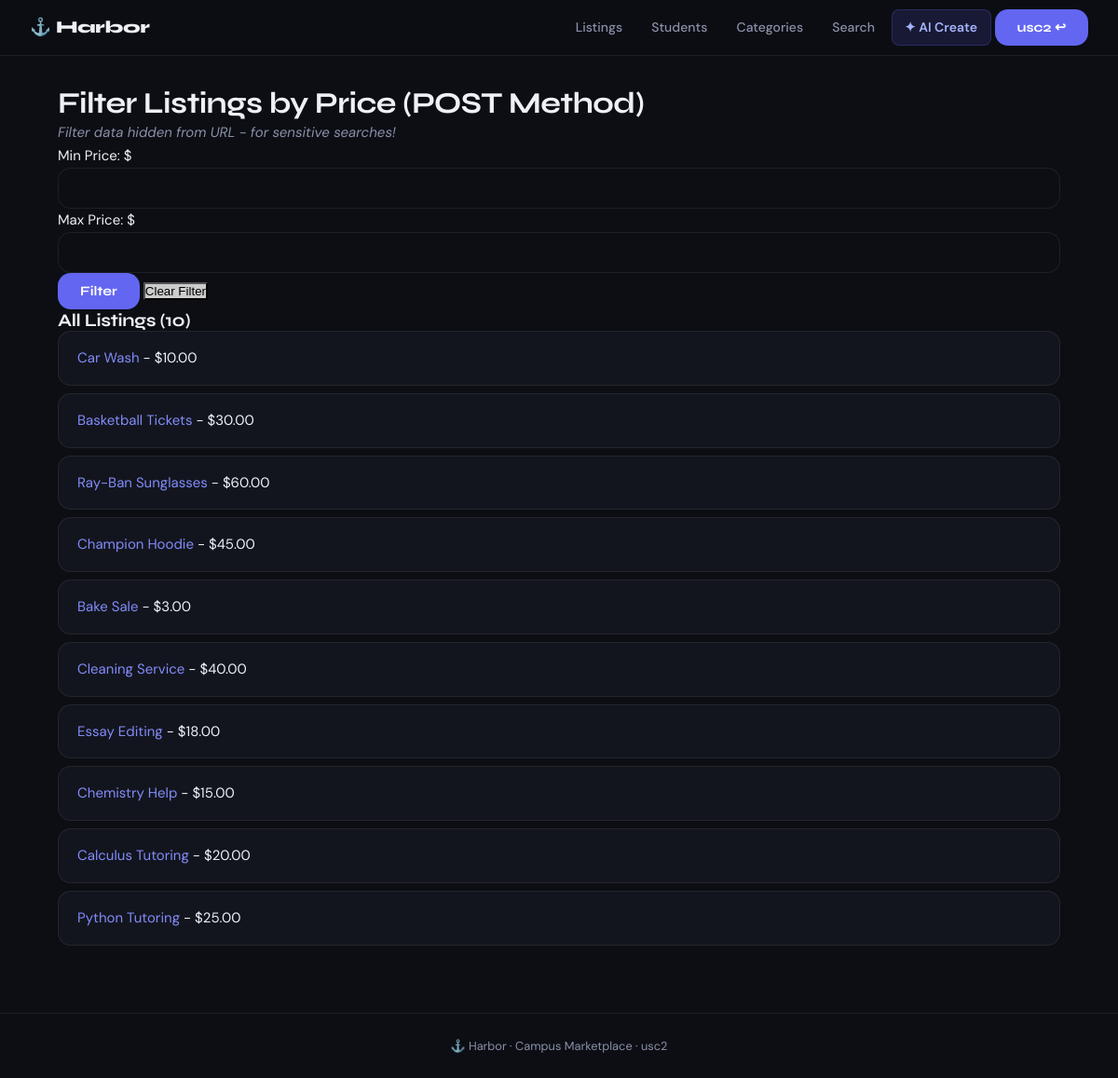
The page /filter/ (signed in) on the database its author committed.
### listings/models.py (models this page shows, shortened)
class Listing(models.Model):
    PAYMENT_METHODS = [
        ('VENMO', 'Venmo'),
        ('CASH', 'Cash'),
        ('PAYPAL', 'PayPal'),
        ('ZELLE', 'Zelle'),
    ]
    seller = models.ForeignKey(
        Student,
        on_delete=models.CASCADE,
        related_name='listings'
    )
    category = models.ForeignKey(
        Category,
        on_delete=models.PROTECT,
        related_name='listings'
    )
    title = models.CharField(max_length=200)
    description = models.TextField(max_length=1000)
    price = models.DecimalField(
        max_digits=10,
        decimal_places=2,
        null=True,
        blank=True,
        help_text="Price in USD (leave blank for free/donations)"
    )
    contact_method = models.CharField(max_length=200)
    accepted_payment = models.CharField(
        max_length=20,
        choices=PAYMENT_METHODS,
        default='VENMO'
    )
    is_active = models.BooleanField(default=True)
    created_at = models.DateTimeField(auto_now_add=True)
    updated_at = models.DateTimeField(auto_now=True)
    class Meta:
        ordering = ['-created_at']
        constraints = [
            models.UniqueConstraint(
                fields=['seller', 'title'],
                name='unique_listing_per_seller'
            )
        ]
    def get_absolute_url(self):
        from django.urls import reverse
        return reverse('listing_detail', args=[str(self.id)])

### listings/views.py (the view, shortened to what this page needs)
# urls.py: path('filter/', login_required(views.ListingFilterCBV.as_view()), name='listing_filter_cbv'),
class ListingFilterCBV(ListView):
    model = Listing
    template_name = 'listings/listing_filter.html'
    context_object_name = 'listings'
    def get_queryset(self):
        return Listing.objects.filter(is_active=True)

### listings/templates/listings/listing_filter.html (shortened to what this page needs)
{% extends "base.html" %}
{% block content %}
    <h2>Filter Listings by Price (POST Method)</h2>
    <p><em>Filter data hidden from URL - for sensitive searches!</em></p>
    <form method="POST" action="{% url 'listing_filter_cbv' %}">
        <label>Min Price: $</label>
        <input type="number" name="min_price" value="{{ min_price }}" step="0.01" min="0">
        <label>Max Price: $</label>
        <input type="number" name="max_price" value="{{ max_price }}" step="0.01" min="0">
        <button type="submit">Filter</button>
        <a href="{% url 'listing_filter_cbv' %}" style="text-decoration: none;">
            <button type="button" style="background-color: #ccc; color: black;">Clear Filter</button>
        </a>
    </form>
    {% if min_price or max_price %}
        <h3>Filtered Results ({{ listings.count }} found)</h3>
        <p>Price range: ${{ min_price|default:"0" }} - ${{ max_price|default:"∞" }}</p>
    {% else %}
        <h3>All Listings ({{ listings.count }})</h3>
    {% endif %}
    <ul>
    {% for listing in listings %}
        <li>
            <a href="{{ listing.get_absolute_url }}">{{ listing.title }}</a>
            - ${{ listing.price|default:"Free" }}
        </li>
    {% empty %}
        <li>No listings in this price range.</li>
    {% endfor %}
    </ul>
{% endblock %}

### listings/templates/base.html (shortened to what this page needs)
{% load static %}
<!DOCTYPE html>
<html lang="en">
<head>
    <link rel="stylesheet" href="{% static 'listings/css/styles.css' %}">
</head>
<body>
<nav class="navbar">
    <a href="{% url 'home' %}" class="nav-brand">⚓ Harbor</a>
    <div class="nav-links">
        {% if user.is_authenticated %}
            <a href="{% url 'listing_list' %}">Listings</a>
            <a href="{% url 'student_list' %}">Students</a>
            <a href="{% url 'category_list' %}">Categories</a>
            <a href="{% url 'listing_search_get' %}">Search</a>
            <a href="{% url 'create_local_ai' %}" class="nav-ai-btn">✦ AI Create</a>
            <form method="post" action="{% url 'account_logout' %}" class="logout-form">
                <button type="submit" class="nav-logout">{{ user.username }} ↩</button>
            </form>
        {% else %}
            <a href="{% url 'account_login' %}">Login</a>
            <a href="{% url 'account_signup' %}" class="nav-signup">Sign Up</a>
        {% endif %}
    </div>
</nav>
<main class="page-main">
    {% block content %}{% endblock %}
</main>
<footer class="site-footer">
    <p>⚓ Harbor · Campus Marketplace · {{ request.user.username|default:"" }}</p>
</footer>
</body>
</html>

### listings/static/listings/css/styles.css (style rules this page uses)
:root { --primary: #6366f1; --primary-dim: rgba(99,102,241,0.15); --accent: #818cf8; --secondary: #f472b6; --success: #34d399; --warning: #fbbf24; --danger: #f87171; --bg: #0c0e14; --bg-card: #13151e; --bg-raise: #1a1d2a; --bg-hover: #1f2235; --text: #eef0f6; --text-2: #8b90a8; --text-3: #555a72; --border: rgba(255,255,255,0.07); --border-focus: rgba(99,102,241,0.5); --radius-sm: 8px; --radius-md: 14px; --radius-lg: 20px; --radius-xl: 28px; --shadow-card: 0 2px 16px rgba(0,0,0,0.35); --shadow-lift: 0 8px 32px rgba(0,0,0,0.45); --glow-primary: 0 0 24px rgba(99,102,241,0.25); }
*, *::before, *::after { box-sizing: border-box; margin: 0; padding: 0; }
html { scroll-behavior: smooth; }
body { font-family: 'DM Sans', -apple-system, sans-serif; background: var(--bg); color: var(--text); line-height: 1.65; min-height: 100vh; font-size: 15px; -webkit-font-smoothing: antialiased; }
h1, h2, h3, h4, h5 { font-family: 'Syne', sans-serif; letter-spacing: -0.02em; line-height: 1.2; color: var(--text); }
h2 { font-size: clamp(1.35rem, 3vw, 2rem); font-weight: 700; }
h3 { font-size: 1.2rem; font-weight: 700; }
p { color: var(--text-2); }
a { color: var(--accent); text-decoration: none; transition: color 0.15s; }
.navbar { position: sticky; top: 0; z-index: 200; display: flex; align-items: center; justify-content: space-between; padding: 0 2rem; height: 60px; background: rgba(12,14,20,0.92); backdrop-filter: blur(20px); border-bottom: 1px solid var(--border); }
.nav-brand { font-family: 'Syne', sans-serif; font-weight: 800; font-size: 1.15rem; color: var(--text) !important; letter-spacing: -0.02em; flex-shrink: 0; }
.nav-links { display: flex; align-items: center; gap: 0.25rem; }
.nav-links a { color: var(--text-2); font-size: 0.875rem; font-weight: 500; padding: 0.45rem 0.85rem; border-radius: var(--radius-sm); transition: all 0.15s; }
.nav-ai-btn { background: var(--primary-dim) !important; color: #a5b4fc !important; border: 1px solid rgba(99,102,241,0.25) !important; font-weight: 600 !important; }
.nav-logout { background: none; border: 1px solid var(--border); color: var(--text-2); font-size: 0.875rem; font-weight: 500; padding: 0.45rem 0.85rem; border-radius: var(--radius-sm); cursor: pointer; font-family: 'DM Sans', sans-serif; transition: all 0.15s; }
.logout-form { display: flex; align-items: center; }
.page-main { max-width: 1140px; margin: 0 auto; padding: 2rem 2rem 4rem; }
.form-field input, .form-field select, .form-field textarea, input[type="text"], input[type="number"], input[type="email"], input[type="password"], select, textarea { width: 100%; padding: 0.75rem 1rem; background: var(--bg); border: 1.5px solid var(--border); border-radius: var(--radius-md); color: var(--text); font-size: 0.9rem; font-family: 'DM Sans', sans-serif; transition: border-color 0.2s, box-shadow 0.2s; }
.btn, button[type="submit"] { display: inline-flex; align-items: center; gap: 0.4rem; padding: 0.7rem 1.5rem; background: var(--primary); color: white; border: none; border-radius: var(--radius-md); font-family: 'Syne', sans-serif; font-size: 0.9rem; font-weight: 700; cursor: pointer; transition: all 0.2s; text-decoration: none; }
.site-footer { border-top: 1px solid var(--border); padding: 1.5rem 2rem; text-align: center; font-size: 0.8rem; color: var(--text-3); }
ul { list-style: none; }
li { background: var(--bg-card); border: 1px solid var(--border); border-radius: var(--radius-md); padding: 1rem 1.25rem; margin-bottom: 0.5rem; transition: border-color 0.15s; }

### rows shown on the page
Listing: title "Car Wash", price "10.00"
Listing: title "Basketball Tickets", price "30.00"
Listing: title "Ray-Ban Sunglasses", price "60.00"
Listing: title "Champion Hoodie", price "45.00"
Listing: title "Bake Sale", price "3.00"
Listing: title "Cleaning Service", price "40.00"
Listing: title "Essay Editing", price "18.00"
Listing: title "Chemistry Help", price "15.00"
Listing: title "Calculus Tutoring", price "20.00"
Listing: title "Python Tutoring", price "25.00"

### other values the page prints
{{ user.username }} "usc2"
{{ listings.count }} "10"
{{ request.user.username|default:"" }} "usc2"
